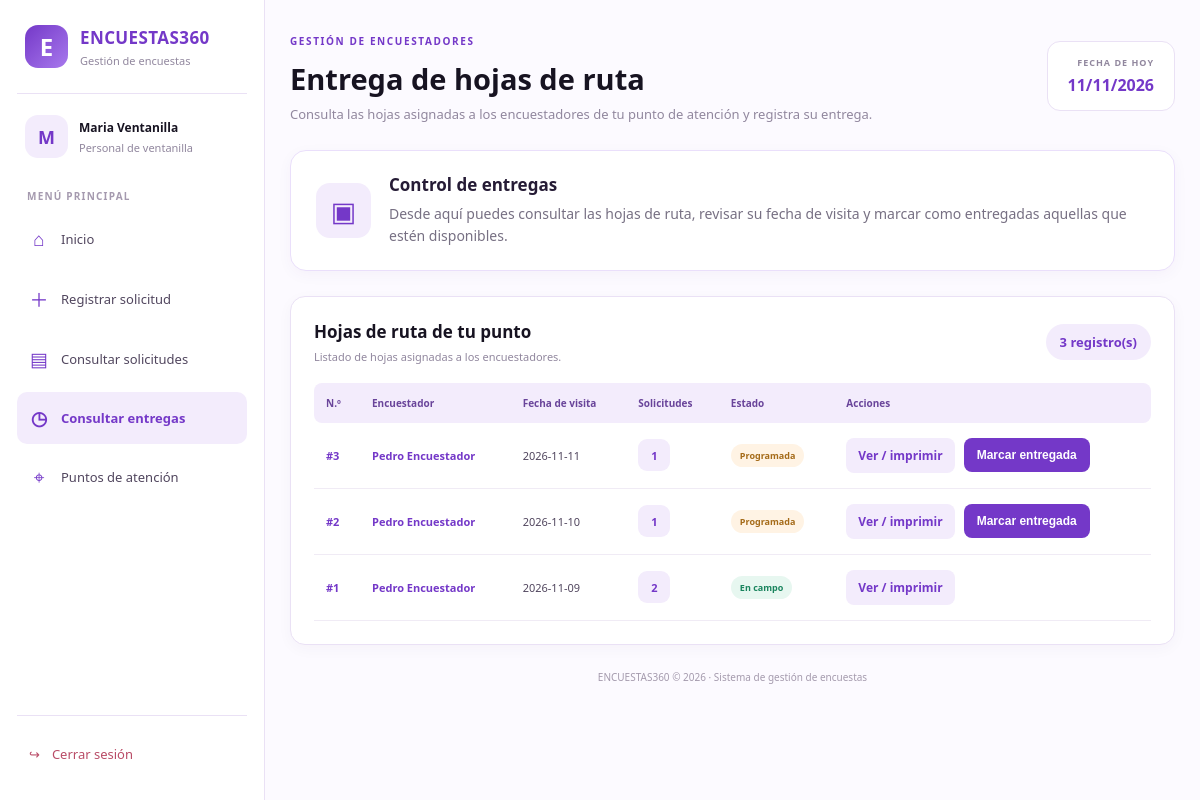
/public/index.php?action=ventanilla_hojas (signed in), run on the app's committed database.
### tables this page shows
CREATE TABLE `cargas` (
  `id_carga` int(10) UNSIGNED NOT NULL,
  `id_encuestador` int(10) UNSIGNED NOT NULL,
  `id_enrutador` int(10) UNSIGNED NOT NULL,
  `fecha_visita` date NOT NULL,
  `estado` enum('programada','en_campo','cerrada') NOT NULL DEFAULT 'programada',
  `creada_en` timestamp NOT NULL DEFAULT current_timestamp(),
  `entregada_en` datetime DEFAULT NULL,
  `id_usuario_entrega` int(10) UNSIGNED DEFAULT NULL
);

### app/controllers/HojaRutaController.php (called while the page is built, shortened)
<?php
require_once __DIR__ . '/../models/CargaModel.php';
class HojaRutaController {
    public function listarEntregas() {
        $modelo = new CargaModel();
        $cargas = $modelo->listarPorPunto((int) $_SESSION['id_punto']);
        require_once __DIR__ . '/../views/hojas/entregas.php';
    }
}
?>

### app/models/CargaModel.php (called while the page is built, shortened)
<?php
require_once __DIR__ . '/../config/conexion.php';
class CargaModel {
    private $conn;
    public function __construct() {
        $database = new Database();
        $this->conn = $database->getConnection();
    }
    public function listarPorPunto($idPunto) {
        $query = "SELECT c.id_carga, c.fecha_visita, c.estado, c.entregada_en,
                         (c.fecha_visita <= CURDATE()) AS puede_entregar,
                         CONCAT(u.nombres, ' ', u.apellidos) AS encuestador,
                         (SELECT COUNT(*) FROM solicitudes s WHERE s.id_carga = c.id_carga) AS total
                  FROM cargas c
                  INNER JOIN usuarios u ON c.id_encuestador = u.id_usuario
                  WHERE u.id_punto = :punto AND c.estado IN ('programada', 'en_campo')
                  ORDER BY c.fecha_visita DESC, c.id_carga DESC
                  LIMIT 50";
        $stmt = $this->conn->prepare($query);
        $stmt->bindValue(':punto', $idPunto, PDO::PARAM_INT);
        $stmt->execute();
        return $stmt->fetchAll(PDO::FETCH_ASSOC);
    }
}
?>

### app/config/conexion.php (called while the page is built, shortened)
<?php
class Database {
    private $host = "localhost";
    private $db_name = "encuestas_db";
    private $username = "root";
    private $password = "";
    public function getConnection() {
        $this->conn = null;
        try {
            $this->conn = new PDO("mysql:host=" . $this->host . ";dbname=" . $this->db_name, $this->username, $this->password);
            $this->conn->setAttribute(PDO::ATTR_ERRMODE, PDO::ERRMODE_EXCEPTION);
            $this->conn->exec("set names utf8");
        } catch(PDOException $exception) {
            die("Error de conexión a la base de datos: " . $exception->getMessage());
        }
        return $this->conn;
    }
}
?>

### app/views/hojas/entregas.php (the view, shortened to what this page needs)
<!DOCTYPE html>
<html lang="es">
<head>
    <link rel="stylesheet"
          href="/Proyecto_BD_Parte_1/public/assets/css/stylesVentanilla.css">
</head>
<body>
<?php require __DIR__ . '/../layouts/menu.php'; ?>
<main class="ventanilla-main">
    <header class="dashboard-header">
        <div>
            <span class="dashboard-label">GESTIÓN DE ENCUESTADORES</span>
            <h1>Entrega de hojas de ruta</h1>
            <p>Consulta las hojas asignadas a los encuestadores de tu punto de atención y registra su entrega.</p>
        </div>
        <div class="header-date">
            <span>FECHA DE HOY</span>
            <strong><?= date('d/m/Y') ?></strong>
        </div>
    </header>
    <section class="delivery-intro">
        <div class="delivery-intro-icon">▣</div>
        <div>
            <h2>Control de entregas</h2>
            <p>
                Desde aquí puedes consultar las hojas de ruta, revisar su fecha
                de visita y marcar como entregadas aquellas que estén disponibles.
            </p>
        </div>
    </section>
    <section class="table-section delivery-table-section">
        <div class="section-heading">
            <div>
                <h2>Hojas de ruta de tu punto</h2>
                <p>Listado de hojas asignadas a los encuestadores.</p>
            </div>
            <span class="delivery-total">
                <?= count($cargas ?? []) ?> registro(s)
            </span>
        </div>
        <div class="table-responsive">
            <table class="requests-table">
                <thead>
                    <tr>
                        <th>N.º</th>
                        <th>Encuestador</th>
                        <th>Fecha de visita</th>
                        <th>Solicitudes</th>
                        <th>Estado</th>
                        <th>Acciones</th>
                    </tr>
                </thead>
                <tbody>
                    <?php if (!empty($cargas)): ?>
                        <?php foreach ($cargas as $c): ?>
                            <tr>
                                <td>
                                    <strong>#<?= (int) $c['id_carga'] ?></strong>
                                </td>
                                <td>
                                    <strong>
                                        <?= htmlspecialchars($c['encuestador']) ?>
                                    </strong>
                                </td>
                                <td>
                                    <?= htmlspecialchars($c['fecha_visita']) ?>
                                </td>
                                <td>
                                    <span class="delivery-quantity">
                                        <?= (int) $c['total'] ?>
                                    </span>
                                </td>
                                <td>
                                    <?php if ($c['estado'] === 'programada'): ?>
                                        <span class="status-badge status-warning">
                                            Programada
                                        </span>
                                    <?php elseif ($c['estado'] === 'en_campo'): ?>
                                        <span class="status-badge status-success">
                                            En campo
                                        </span>
                                    <?php else: ?>
                                        <span class="status-badge status-neutral">
                                            <?= htmlspecialchars(strtoupper($c['estado'])) ?>
                                        </span>
                                    <?php endif; ?>
                                </td>
                                <td>
                                    <div class="delivery-actions">
                                        <a
                                            href="index.php?action=ver_hoja&id=<?= (int) $c['id_carga'] ?>"
                                            class="delivery-view-btn">
                                            Ver / imprimir
                                        </a>
                                        <?php if ($c['estado'] === 'programada'): ?>
                                            <?php if ($c['puede_entregar']): ?>
                                                <form
                                                    action="index.php?action=entregar_hoja"
                                                    method="POST"
                                                    class="delivery-form">
                                                    <button
                                                        type="submit"
                                                        class="delivery-submit-btn">
                                                        Marcar entregada
                                                    </button>
                                                </form>
                                            <?php endif; ?>
                                        <?php endif; ?>
                                    </div>
                                </td>
                            </tr>
                        <?php endforeach; ?>
                    <?php endif; ?>
                </tbody>
            </table>
        </div>
    </section>
    <footer class="dashboard-footer">
        ENCUESTAS360 © <?= date('Y') ?> · Sistema de gestión de encuestas
    </footer>
</main>
</body>
</html>

### public/assets/css/stylesVentanilla.css (style rules this page uses)
:root { --purple: #7438C8; --purple-dark: #57249F; --lavender: #DCC8FA; --lavender-light: #F3ECFC; --lavender-soft: #FCFAFF; --white: #FFFFFF; --charcoal: #171321; --text: #51465E; --muted: #91879E; --border: #EAE1F5; --green: #23966A; --orange: #D58A35; }
* { box-sizing: border-box; }
body { margin: 0; background: #FCFAFF; color: var(--charcoal); font-family: "Segoe UI", Arial, sans-serif; }
.ventanilla-main { margin-left: 265px; padding: 36px 40px; min-height: 100vh; max-width: 1700px; }
.dashboard-header { display: flex; justify-content: space-between; align-items: center; gap: 20px; margin-bottom: 27px; }
.dashboard-label { color: var(--purple); font-size: 10px; font-weight: 800; letter-spacing: 1.6px; }
.dashboard-header h1 { margin: 9px 0 7px; font-size: clamp(22px, 3vw, 29px); font-weight: 700; }
.dashboard-header p { margin: 0; color: var(--muted); font-size: 13px; }
.header-date { padding: 14px 20px; background: var(--white); border: 1px solid var(--border); border-radius: 13px; text-align: right; }
.header-date span { display: block; margin-bottom: 5px; font-size: 9px; font-weight: 700; color: var(--muted); letter-spacing: 1px; }
.header-date strong { color: var(--purple); font-size: 16px; }
.table-section { padding: 23px; background: var(--white); border: 1px solid var(--border); border-radius: 15px; box-shadow: 0 4px 15px rgba(56, 32, 82, .035); }
.section-heading { display: flex; justify-content: space-between; align-items: center; gap: 15px; margin-bottom: 19px; }
.section-heading h2 { margin: 0 0 6px; font-size: 17px; }
.section-heading p { margin: 0; color: var(--muted); font-size: 11px; }
.table-responsive { width: 100%; overflow-x: auto; }
.requests-table { width: 100%; border-collapse: collapse; white-space: nowrap; }
.requests-table th { padding: 13px 12px; background: var(--lavender-light); color: #69449A; text-align: left; font-size: 10px; font-weight: 700; }
.requests-table th:first-child { border-radius: 8px 0 0 8px; }
.requests-table th:last-child { border-radius: 0 8px 8px 0; }
.requests-table td { padding: 15px 12px; border-bottom: 1px solid #F0EBF5; color: var(--text); font-size: 11px; }
.requests-table td strong { color: var(--purple); }
.status-badge { display: inline-block; padding: 5px 9px; border-radius: 20px; font-size: 9px; font-weight: 700; }
.status-success { color: #19845D; background: #E7F7F0; }
.status-warning { color: #A56B19; background: #FFF3E4; }
.dashboard-footer { padding: 25px 0 10px; text-align: center; color: #A49AAD; font-size: 10px; }
@media (max-width: 1200px) { .ventanilla-main { padding: 28px 25px; } }
.delivery-intro { display: flex; align-items: center; gap: 18px; background: #ffffff; border: 1px solid #eadffb; border-radius: 16px; padding: 22px 25px; margin: 25px 0; box-shadow: 0 4px 15px rgba(70, 35, 120, 0.04); }
.delivery-intro-icon { width: 55px; height: 55px; min-width: 55px; display: flex; align-items: center; justify-content: center; border-radius: 14px; background: #f3ecfc; color: #7438c8; font-size: 27px; }
.delivery-intro h2 { margin: 0 0 7px; color: #251b35; font-size: 17px; }
.delivery-intro p { margin: 0; color: #777083; font-size: 14px; line-height: 1.6; }
.delivery-table-section { margin-top: 25px; }
.delivery-total { background: #f3ecfc; color: #7438c8; padding: 9px 14px; border-radius: 20px; font-size: 13px; font-weight: 700; white-space: nowrap; }
.delivery-quantity { display: inline-flex; align-items: center; justify-content: center; min-width: 32px; height: 32px; padding: 0 8px; border-radius: 9px; background: #f3ecfc; color: #7438c8; font-weight: 700; }
.delivery-actions { display: flex; align-items: center; flex-wrap: wrap; gap: 9px; }
.delivery-view-btn { display: inline-flex; align-items: center; justify-content: center; padding: 9px 12px; border-radius: 8px; background: #f3ecfc; color: #7438c8; text-decoration: none; font-size: 12px; font-weight: 700; transition: 0.2s; }
.delivery-form { margin: 0; }
.delivery-submit-btn { border: none; border-radius: 8px; padding: 10px 13px; background: #7438c8; color: #ffffff; font-size: 12px; font-weight: 700; cursor: pointer; transition: 0.2s; }

### data on the page
cargas: id_carga "3", encuestador "Pedro Encuestador", fecha_visita "2026-11-11", total "1", estado "Programada"
cargas: id_carga "2", encuestador "Pedro Encuestador", fecha_visita "2026-11-10", total "1", estado "Programada"
cargas: id_carga "1", encuestador "Pedro Encuestador", fecha_visita "2026-11-09", total "2", estado "En campo"

### other printed values
$inicialUsuario "M"
$nombreUsuario "Maria Ventanilla"
count($cargas ?? []) "3"
